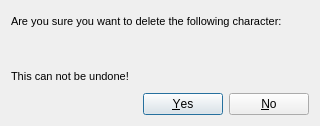
<?xml version="1.0" encoding="UTF-8"?>
<ui version="4.0">
 <class>DeleteCharacterDialog</class>
 <widget class="QDialog" name="DeleteCharacterDialog">
  <property name="geometry">
   <rect>
    <x>0</x>
    <y>0</y>
    <width>320</width>
    <height>126</height>
   </rect>
  </property>
  <property name="windowTitle">
   <string>Are you sure?</string>
  </property>
  <property name="windowIcon">
   <iconset resource="../../resources/resources.qrc">
    <normaloff>:/icons/gm-companion/icon256.png</normaloff>:/icons/gm-companion/icon256.png</iconset>
  </property>
  <property name="autoFillBackground">
   <bool>false</bool>
  </property>
  <layout class="QVBoxLayout" name="verticalLayout_2">
   <item>
    <layout class="QVBoxLayout" name="verticalLayout">
     <item>
      <widget class="QLabel" name="label">
       <property name="font">
        <font>
         <pointsize>8</pointsize>
        </font>
       </property>
       <property name="text">
        <string>Are you sure you want to delete the following character:</string>
       </property>
      </widget>
     </item>
     <item>
      <widget class="QLabel" name="charLabel">
       <property name="font">
        <font>
         <pointsize>8</pointsize>
         <weight>75</weight>
         <bold>true</bold>
        </font>
       </property>
       <property name="text">
        <string notr="true"/>
       </property>
      </widget>
     </item>
     <item>
      <widget class="QLabel" name="label_3">
       <property name="font">
        <font>
         <pointsize>8</pointsize>
        </font>
       </property>
       <property name="text">
        <string>This can not be undone!</string>
       </property>
      </widget>
     </item>
    </layout>
   </item>
   <item>
    <widget class="QDialogButtonBox" name="buttonBox">
     <property name="orientation">
      <enum>Qt::Horizontal</enum>
     </property>
     <property name="standardButtons">
      <set>QDialogButtonBox::No|QDialogButtonBox::Yes</set>
     </property>
    </widget>
   </item>
  </layout>
 </widget>
 <resources>
  <include location="../../resources/resources.qrc"/>
 </resources>
 <connections>
  <connection>
   <sender>buttonBox</sender>
   <signal>accepted()</signal>
   <receiver>DeleteCharacterDialog</receiver>
   <slot>accept()</slot>
   <hints>
    <hint type="sourcelabel">
     <x>248</x>
     <y>254</y>
    </hint>
    <hint type="destinationlabel">
     <x>157</x>
     <y>274</y>
    </hint>
   </hints>
  </connection>
  <connection>
   <sender>buttonBox</sender>
   <signal>rejected()</signal>
   <receiver>DeleteCharacterDialog</receiver>
   <slot>reject()</slot>
   <hints>
    <hint type="sourcelabel">
     <x>316</x>
     <y>260</y>
    </hint>
    <hint type="destinationlabel">
     <x>286</x>
     <y>274</y>
    </hint>
   </hints>
  </connection>
 </connections>
</ui>
